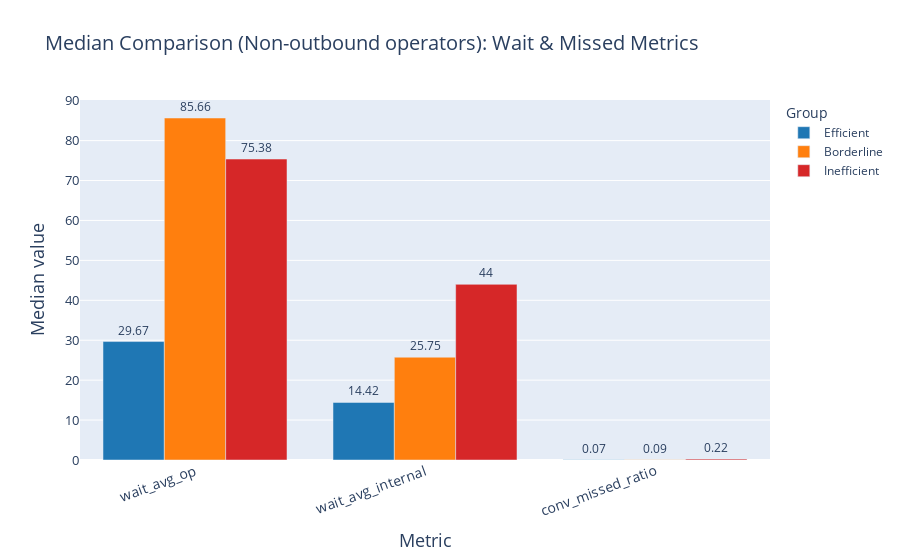
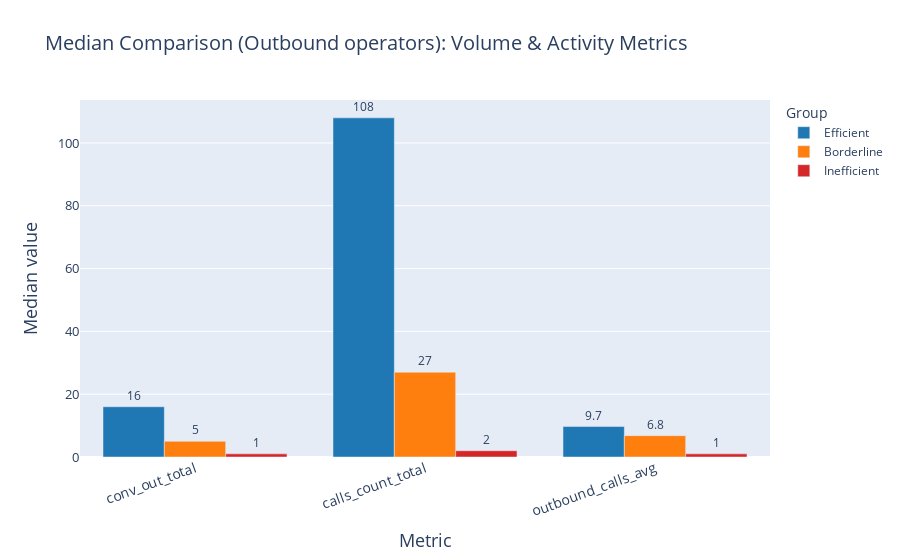

The cell these charts' notebook holds for them, in order:
### Markdown cell above
## Final Tableau Dashboard Plan

This dashboard is designed to present **clear, interactive, and actionable insights** into operator performance, highlighting the differences between **efficient, inefficient, and borderline operators** using the metrics validated through statistical testing.

### Dashboard Objectives

- Clearly visualize performance differences across operator groups  
- Enable focused exploration of **borderline operators**  
- Prioritize the most **business-relevant and statistically validated metrics**  
- Provide interactive filters to support operational decision-making  

---

### Selected Key Metrics

#### For *non-outbound* operators:
- `wait_avg_op` — average external waiting time  
- `wait_avg_internal` — average internal waiting time  
- `conv_missed_ratio` — proportion of missed external conversations  

#### For *outbound* operators:
- `conv_out_total` — total outbound external conversations  
- `calls_count_total` — total outbound call volume  
- `outbound_calls_avg` — average outbound calls per day  

---

### Planned Visualizations

| Visualization | Chart Type | Interactivity | Purpose |
|--------------|------------|---------------|---------|
| **Median comparison by operator group** | Grouped bar chart | Filter by operator type | Highlight statistically significant performance differences between efficient, inefficient, and borderline operators. |
| **Metric distributions by operator** | Horizontal bar charts | Filter by group | Identify outliers and extreme cases within each performance metric. |
| **Borderline operators table** | Interactive table | Filter by metric | Quickly inspect operators close to inefficiency thresholds and understand which metrics drive risk. |
| **Calls heatmap (weekday × month)** | Heatmap | Filter by operator type | Reveal temporal workload patterns and potential operational stress periods. |

> 📌 *All visualizations are implemented in Tableau with interactive filters and allow drilling down to individual operators for deeper analysis.*

### Code cell
# ------------------------------------------------------------
# Plotly — Separate median comparison charts:
# 1) Non-outbound operators: "more is worse" metrics
# 2) Outbound operators: "less is worse" volume metrics
#
# Why? Outbound operators typically have NA for inbound metrics (wait/missed),
# so mixing everything in one chart becomes misleading.
# ------------------------------------------------------------

# -----------------------------
# Helper: build non-overlapping groups
# (remove borderline IDs from Efficient & Inefficient pools)
# -----------------------------
borderline_ids = set(df_borderline['operator_id'])

df_ineff_base = df_ops[df_ops['is_inefficient'] == True].copy()
df_ineff_base = df_ineff_base[~df_ineff_base['operator_id'].isin(borderline_ids)]
df_ineff_base['group'] = 'Inefficient'

df_border = df_borderline.copy()
df_border['group'] = 'Borderline'

df_eff_base = df_ops[df_ops['is_inefficient'] == False].copy()
df_eff_base = df_eff_base[~df_eff_base['operator_id'].isin(borderline_ids)]
df_eff_base['group'] = 'Efficient'

# Combine once (no duplicates)
df_all = pd.concat([df_eff_base, df_ineff_base, df_border], ignore_index=True)

# Consistent group order
group_order = ['Efficient', 'Borderline', 'Inefficient']

# Color map (keep your palette)
color_map = {
    'Efficient': '#1f77b4',
    'Inefficient': '#d62728',
    'Borderline': '#ff7f0e'
}

# ============================================================
# 1) NON-OUTBOUND chart (inbound / service metrics)
# ============================================================
metrics_non_outbound = ['wait_avg_op', 'wait_avg_internal', 'conv_missed_ratio']

df_non_out = df_all[df_all['op_type'] != 'outbound'].copy()

# Medians per group
med_non_out = (
    df_non_out
    .groupby('group')[metrics_non_outbound]
    .median(numeric_only=True)
    .reindex(group_order)  # order rows
    .reset_index()
)

# Long format
long_non_out = med_non_out.melt(id_vars='group', var_name='Metric', value_name='Median')
long_non_out['Median'] = pd.to_numeric(long_non_out['Median'], errors='coerce').round(2)

# Preserve metric order on x-axis
metric_order_non_out = {m: i for i, m in enumerate(metrics_non_outbound)}
long_non_out['ord'] = long_non_out['Metric'].map(metric_order_non_out)
long_non_out = long_non_out.sort_values(['ord', 'group']).drop(columns='ord')

fig_non_out = px.bar(
    long_non_out,
    x='Metric',
    y='Median',
    color='group',
    barmode='group',
    text='Median',
    color_discrete_map=color_map,
    category_orders={'group': group_order},
    labels={'group': 'Group', 'Median': 'Median value'},
    title='Median Comparison (Non-outbound operators): Wait & Missed Metrics'
)

fig_non_out.update_traces(textposition='outside')
fig_non_out.update_layout(
    xaxis_tickangle=-20,
    xaxis=dict(title="Metric", title_font=dict(size=18), tickfont=dict(size=14)),
    yaxis=dict(title="Median value", title_font=dict(size=18), tickfont=dict(size=13)),
    height=560,
    title_font_size=20,
    legend_title_text="Group"
)

fig_non_out.show()

# ============================================================
# 2) OUTBOUND chart (volume/activity metrics)
# ============================================================
metrics_outbound = ['conv_out_total', 'calls_count_total', 'outbound_calls_avg']

df_out = df_all[df_all['op_type'] == 'outbound'].copy()

# Medians per group
med_out = (
    df_out
    .groupby('group')[metrics_outbound]
    .median(numeric_only=True)
    .reindex(group_order)  # order rows
    .reset_index()
)

# Long format
long_out = med_out.melt(id_vars='group', var_name='Metric', value_name='Median')
long_out['Median'] = pd.to_numeric(long_out['Median'], errors='coerce').round(2)

# Preserve metric order on x-axis
metric_order_out = {m: i for i, m in enumerate(metrics_outbound)}
long_out['ord'] = long_out['Metric'].map(metric_order_out)
long_out = long_out.sort_values(['ord', 'group']).drop(columns='ord')

fig_out = px.bar(
    long_out,
    x='Metric',
    y='Median',
    color='group',
    barmode='group',
    text='Median',
    color_discrete_map=color_map,
    category_orders={'group': group_order},
    labels={'group': 'Group', 'Median': 'Median value'},
    title='Median Comparison (Outbound operators): Volume & Activity Metrics'
)

fig_out.update_traces(textposition='outside')
fig_out.update_layout(
    xaxis_tickangle=-20,
    xaxis=dict(title="Metric", title_font=dict(size=18), tickfont=dict(size=14)),
    yaxis=dict(title="Median value", title_font=dict(size=18), tickfont=dict(size=13)),
    height=560,
    title_font_size=20,
    legend_title_text="Group"
)

fig_out.show()

### Figure 1 — Plotly figure (JSON) as saved in the notebook; plotly's stock layout.template omitted (floating-point values rounded to 4 significant figures)
{"data": [{"alignmentgroup": "True", "hovertemplate": "Group=Efficient<br>Metric=%{x}<br>Median value=%{text}<extra></extra>", "legendgroup": "Efficient", "marker": {"color": "#1f77b4", "pattern": {"shape": ""}}, "name": "Efficient", "offsetgroup": "Efficient", "orientation": "v", "showlegend": true, "text": [29.67, 14.42, 0.07], "textposition": "outside", "type": "bar", "x": ["wait_avg_op", "wait_avg_internal", "conv_missed_ratio"], "xaxis": "x", "y": [29.67, 14.42, 0.07], "yaxis": "y"}, {"alignmentgroup": "True", "hovertemplate": "Group=Borderline<br>Metric=%{x}<br>Median value=%{text}<extra></extra>", "legendgroup": "Borderline", "marker": {"color": "#ff7f0e", "pattern": {"shape": ""}}, "name": "Borderline", "offsetgroup": "Borderline", "orientation": "v", "showlegend": true, "text": [85.66, 25.75, 0.09], "textposition": "outside", "type": "bar", "x": ["wait_avg_op", "wait_avg_internal", "conv_missed_ratio"], "xaxis": "x", "y": [85.66, 25.75, 0.09], "yaxis": "y"}, {"alignmentgroup": "True", "hovertemplate": "Group=Inefficient<br>Metric=%{x}<br>Median value=%{text}<extra></extra>", "legendgroup": "Inefficient", "marker": {"color": "#d62728", "pattern": {"shape": ""}}, "name": "Inefficient", "offsetgroup": "Inefficient", "orientation": "v", "showlegend": true, "text": [75.38, 44.0, 0.22], "textposition": "outside", "type": "bar", "x": ["wait_avg_op", "wait_avg_internal", "conv_missed_ratio"], "xaxis": "x", "y": [75.38, 44.0, 0.22], "yaxis": "y"}], "layout": {"barmode": "group", "height": 560, "legend": {"title": {"text": "Group"}, "tracegroupgap": 0}, "title": {"font": {"size": 20}, "text": "Median Comparison (Non-outbound operators): Wait & Missed Metrics"}, "xaxis": {"anchor": "y", "domain": [0, 1], "tickangle": -20, "tickfont": {"size": 14}, "title": {"font": {"size": 18}, "text": "Metric"}}, "yaxis": {"anchor": "x", "domain": [0, 1], "tickfont": {"size": 13}, "title": {"font": {"size": 18}, "text": "Median value"}}}}

### Figure 2 — Plotly figure (JSON) as saved in the notebook; plotly's stock layout.template omitted (floating-point values rounded to 4 significant figures)
{"data": [{"alignmentgroup": "True", "hovertemplate": "Group=Efficient<br>Metric=%{x}<br>Median value=%{text}<extra></extra>", "legendgroup": "Efficient", "marker": {"color": "#1f77b4", "pattern": {"shape": ""}}, "name": "Efficient", "offsetgroup": "Efficient", "orientation": "v", "showlegend": true, "text": [16.0, 108.0, 9.7], "textposition": "outside", "type": "bar", "x": ["conv_out_total", "calls_count_total", "outbound_calls_avg"], "xaxis": "x", "y": [16.0, 108.0, 9.7], "yaxis": "y"}, {"alignmentgroup": "True", "hovertemplate": "Group=Borderline<br>Metric=%{x}<br>Median value=%{text}<extra></extra>", "legendgroup": "Borderline", "marker": {"color": "#ff7f0e", "pattern": {"shape": ""}}, "name": "Borderline", "offsetgroup": "Borderline", "orientation": "v", "showlegend": true, "text": [5.0, 27.0, 6.8], "textposition": "outside", "type": "bar", "x": ["conv_out_total", "calls_count_total", "outbound_calls_avg"], "xaxis": "x", "y": [5.0, 27.0, 6.8], "yaxis": "y"}, {"alignmentgroup": "True", "hovertemplate": "Group=Inefficient<br>Metric=%{x}<br>Median value=%{text}<extra></extra>", "legendgroup": "Inefficient", "marker": {"color": "#d62728", "pattern": {"shape": ""}}, "name": "Inefficient", "offsetgroup": "Inefficient", "orientation": "v", "showlegend": true, "text": [1.0, 2.0, 1.0], "textposition": "outside", "type": "bar", "x": ["conv_out_total", "calls_count_total", "outbound_calls_avg"], "xaxis": "x", "y": [1.0, 2.0, 1.0], "yaxis": "y"}], "layout": {"barmode": "group", "height": 560, "legend": {"title": {"text": "Group"}, "tracegroupgap": 0}, "title": {"font": {"size": 20}, "text": "Median Comparison (Outbound operators): Volume & Activity Metrics"}, "xaxis": {"anchor": "y", "domain": [0, 1], "tickangle": -20, "tickfont": {"size": 14}, "title": {"font": {"size": 18}, "text": "Metric"}}, "yaxis": {"anchor": "x", "domain": [0, 1], "tickfont": {"size": 13}, "title": {"font": {"size": 18}, "text": "Median value"}}}}
